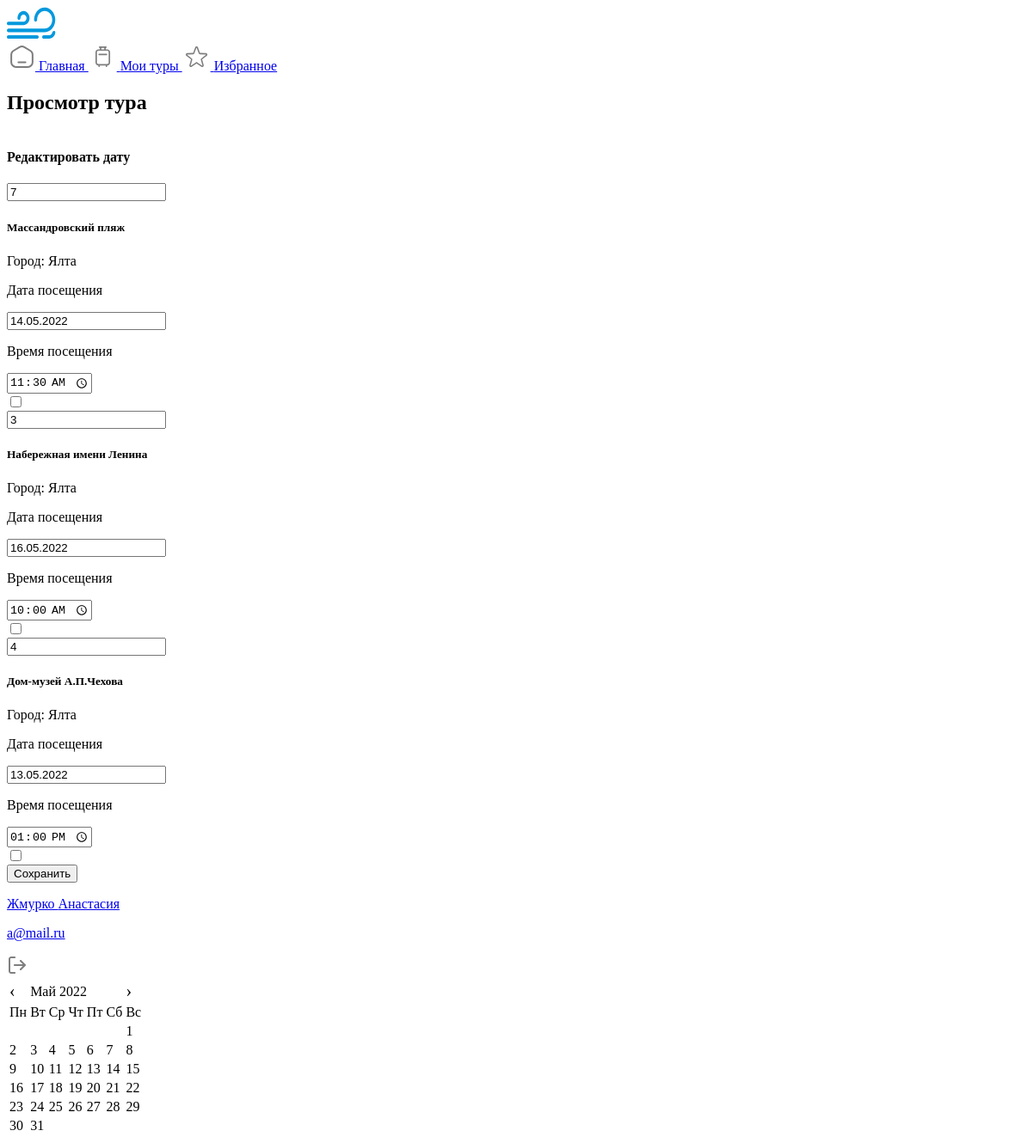
The app's page /users/edit_my_trip_places/12 (signed in), older data.
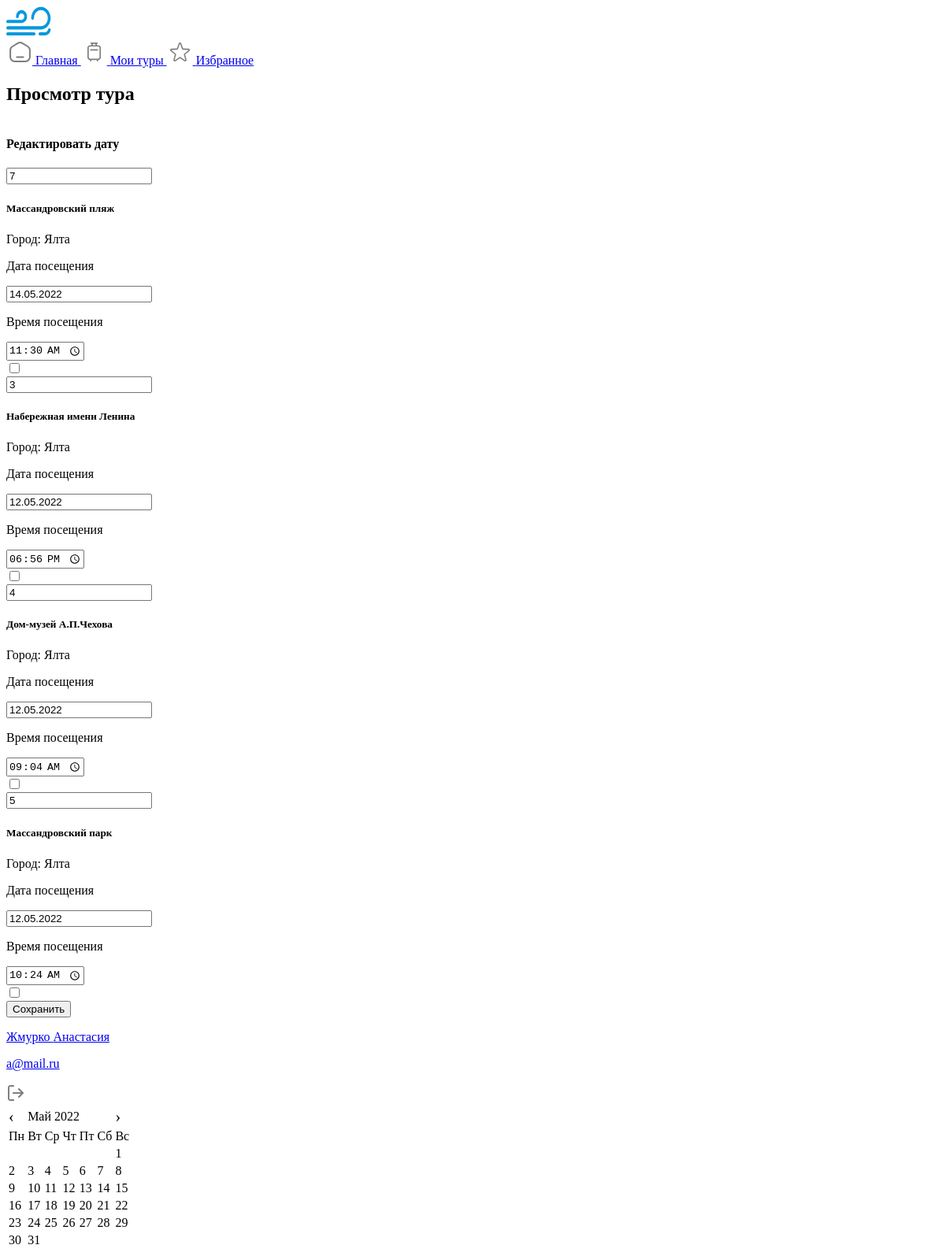
The same page, newer data.
### trip/models.py (models this page shows, shortened)
class UserPlace(models.Model):
    trip = models.ForeignKey(UserTrip, on_delete=models.CASCADE, verbose_name='Тур')
    place = models.ForeignKey(Place, on_delete=models.CASCADE, verbose_name='Место')
    visit_date = models.DateField(blank=True, null=True, verbose_name='Дата')
    visit_time = models.TimeField(blank=True, null=True, verbose_name='Время')

### place/models.py (models this page shows, shortened)
class Place(models.Model):
    class Meta:
        verbose_name = 'Место'
        verbose_name_plural = 'Место'
    title = models.CharField(max_length=255, verbose_name='Место')
    description = models.TextField(verbose_name='Описание', blank=True, null=True)
    address = models.TextField(verbose_name='Адрес', blank=True, null=True)
    coordinates = models.TextField(verbose_name='Координаты')
    price = models.FloatField(verbose_name='Цена', blank=True, null=True)
    city = models.ForeignKey(City, verbose_name='Город', on_delete=models.CASCADE, blank=True, null=True)
    district = models.ForeignKey(District, on_delete=models.CASCADE, verbose_name='Район')
    season = models.ForeignKey(Season, on_delete=models.CASCADE, verbose_name='Сезон')
    tag = models.ManyToManyField(Tag, verbose_name='Теги', blank=True)
    type = models.ForeignKey(TypePlace, verbose_name='Тип места', on_delete=models.CASCADE)
    contact = models.ForeignKey(Contact, on_delete=models.SET_NULL, verbose_name='Контакты', null=True, blank=True)
    image = models.ManyToManyField(Image, verbose_name='Изображения', blank=True)
    def one_image(self):
        return self.image.all()[0]

class City(models.Model):
    class Meta:
        verbose_name = 'Город'
        verbose_name_plural = 'Город'
    title = models.CharField(max_length=255, verbose_name='Название')
    description = models.TextField(verbose_name='Описание', blank=True, null=True)
    def __str__(self):
        return self.title

### users/views.py (the view)
# urls.py: path('edit_my_trip_places/<int:id>', edit_my_trip_places, name='edit_my_trip_places'),
@login_required()
def edit_my_trip_places(request, id):
    trip = UserTrip.objects.get(id=id)
    title = trip.title
    formset = ChildrenFormset(request.POST if request.POST else None, instance=trip)
    if request.method == 'POST':
        if formset.is_valid():
            formset.save()
            return HttpResponseRedirect(reverse('my_trip', args={id: id}))
    return render(request, 'users/edit_my_trip_places.html', locals())

### templates/users/edit_my_trip_places.html (shortened to what this page needs)
<!DOCTYPE html>
<html lang="en">
<head>
    <link rel="stylesheet/less" type="text/css" href="/static/fonts/static/font.css">
    <link rel="stylesheet/less" type="text/css" href="/static/css/user/style.less">
    <link rel="stylesheet/less" type="text/css" href="/static/css/datepicker.css">
</head>
<body>
<div class="user-content max-content">
    <div class="left-sidebar">
        <a href="{% url 'front' %}"><img src="/static/img/user/logo.svg" alt=""></a>
        <div class="menu">
            <a href="{% url 'user' %}">
                Главная
            </a>
            <a href="{% url 'user_trips' %}" class="active">
                Мои туры
            </a>
            <a href="{% url 'favourite' %}">
                Избранное
            </a>
        </div>
    </div>
    <div class="content">
        <form action="{% url 'edit_my_trip_places' id %}" id="form" method="post">
            <div style="display: flex; justify-content: space-between;">
                <h2>Просмотр тура</h2>
            </div>
            <div class="my-trip-place white-block">
                <h4>Редактировать дату</h4>
                <div class="edit-my-trip-place">
                    {% for foo in formset.forms %}
                        <div class="block-place">
                            <div class="hidden">
                                {{ foo.place }}
                            </div>
                            <div class="text">
                                <h5>{{ foo.instance.place.title }}</h5>
                                <p>Город: {{ foo.instance.place.city }}</p>
                                <div>
                                    <label for="{{ foo.visit_date.id_for_label }}">
                                        <p>Дата посещения</p>
                                        <div class="calendar">
                                            {{ foo.visit_date }}
                                        </div>
                                    </label>
                                    <label for="{{ foo.visit_time.id_for_label }}">
                                        <p>Время посещения</p>
                                        <div class="clock">
                                            {{ foo.visit_time }}
                                        </div>
                                    </label>
                                </div>
                            </div>
                            <div class="action-row-like" style="align-self: start">
                                <label onclick="ToggleImageDelete(this)" class="checkbox-delete">
                                    {{ foo.DELETE }}
                                </label>
                            </div>
                        </div>
                    {% endfor %}
                </div>
                <div class="save-btn">
                    <button>Сохранить</button>
                </div>
            </div>
        </form>
    </div>
    <div class="right-sidebar">
        <div class="user-icon-profile">
            <a href="{% url 'user_profile' %}">
                <div class="name-logo">
                    <p class="name">{{ user.last_name }} {{ user.name }}</p>
                    <p class="login">{{ user.email }}</p>
                </div>
            </a>
            <a href="{% url 'logout_user' %}"><img src="/static/img/user/exit.png" alt=""></a>
        </div>
        <div class="calendar">
            <table id="calendar2">
                <thead>
                <tr>
                    <td style="font-size: 20px">‹</td>
                    <td colspan="5"></td>
                    <td style="font-size: 20px">›</td>
                </tr>
                <tr>
                    <td>Пн</td>
                    <td>Вт</td>
                    <td>Ср</td>
                    <td>Чт</td>
                    <td>Пт</td>
                    <td>Сб</td>
                    <td>Вс</td>
                </tr>
                </thead>
                <tbody>
                </tbody>
            </table>
        </div>
    </div>
</div>
</body>
</html>

Row changes from the older to the newer data that the page shows:
added UserPlace: instance.place "Массандровский парк", instance.place.city "Ялта"
Text that changed along with them:
form field visit_date: "16.05.2022" → "12.05.2022"
form field visit_time: "10:00" → "18:56"
form field visit_date: "13.05.2022" → "12.05.2022"
form field visit_time: "13:00" → "09:04"
new list line: "5 Город: Дата посещения 12.05.2022 Время посещения 10:24 ☐"
